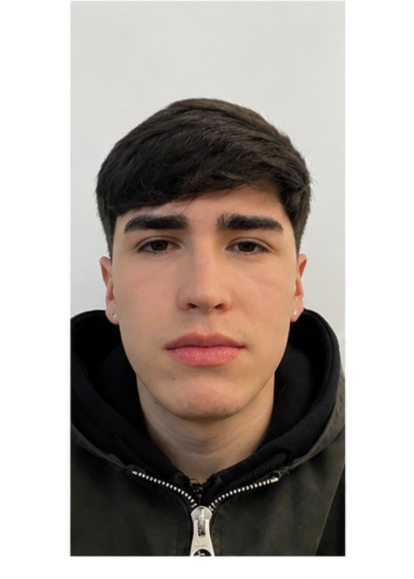
#> input picture proyecto-api-vision/data/images/fq_01/fq_01_10.jpeg, 827 x 1158 px (shown at 1/2 size)
$ python -i probar_e2e.py   (imports and definitions only)
#> lines starting #> are read from the running program, lines starting #| are printed output that depends on the picture
"""
Prueba de punta a punta de la app: navegador Chromium sin interfaz + cámara simulada
+ API real con el modelo entrenado.

Qué verifica:
  1. La app abre la "cámara" y captura 3 fotogramas.
  2. Cada fotograma se convierte en una matriz 128 x 128 x 3 con enteros 0-255.
  3. La API responde y la pantalla muestra el nombre o "No está en la base de datos".

Requisitos: `pip install playwright` + Chromium instalado, y `npm`/`node` disponibles.
Uso (desde la carpeta eva2/):
    python app-movil/scripts/probar_e2e.py
"""

from __future__ import annotations

import io
import json
import os
import subprocess
import sys
import time
import urllib.request
from pathlib import Path

import cv2
import numpy as np
from PIL import Image, ImageOps
from playwright.sync_api import sync_playwright

RAIZ = Path(__file__).resolve().parents[2]            # carpeta eva2/
SALIDA = Path(os.getenv("DIRECTORIO_PRUEBAS", RAIZ / "pruebas_e2e"))
PUERTO_API, PUERTO_APP = 8765, 5174
ANCHO_VIDEO, ALTO_VIDEO = 480, 640                    # video vertical, como un celular

sys.path.insert(0, str(RAIZ))
from preprocesamiento import _detector_rostros  # noqa: E402


def crear_video_falso(foto: Path, destino: Path, con_rostro: bool = True) -> None:
    """
    Crea un video MJPEG vertical con el rostro de `foto` centrado y ocupando ~60 %
    del ancho (lo que haría una persona que usa la guía ovalada). Si `con_rostro`
    es False genera un video gris liso (sin persona).
    """
#> called with foto = '../../data/images/fq_01/fq_01_10.jpeg', destino = 'out.png', con_rostro = True
    if not con_rostro:
        marco = Image.new("RGB", (ANCHO_VIDEO, ALTO_VIDEO), (128, 128, 128))
    else:
        imagen = ImageOps.exif_transpose(Image.open(foto)).convert("RGB")
#> imagen is the input picture: PIL image 827x1158 RGB; mean R, G, B 172.9, 164.1, 158
        reducida = imagen.copy()
        reducida.thumbnail((800, 800))
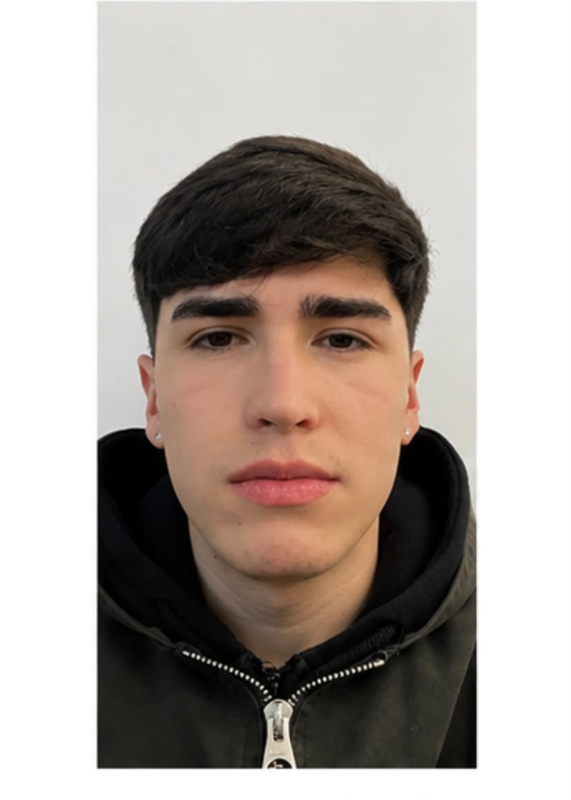
#> reducida: PIL image 571x800 RGB; mean R, G, B 172.9, 164.1, 158
        factor = imagen.width / reducida.width
#> factor = 1.45
        gris = cv2.cvtColor(np.asarray(reducida), cv2.COLOR_RGB2GRAY)
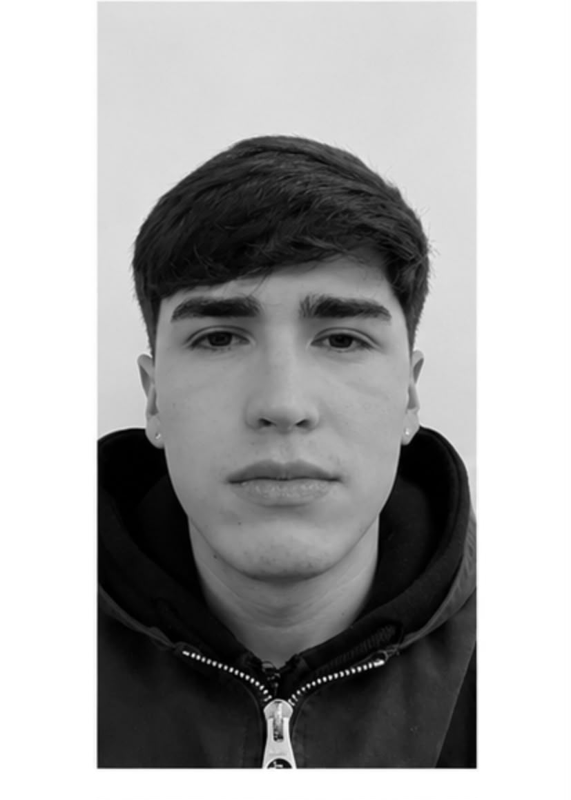
#> gris: shape (800, 571); min 0, max 255, mean 166.1
        rostros = _detector_rostros.detectMultiScale(gris, 1.1, 4, minSize=(60, 60))
#> rostros = [[117, 205, 337, 337]]
        if len(rostros) == 0:
            raise RuntimeError(f"No se detectó rostro en {foto.name}")
        x, y, w, h = max(rostros, key=lambda r: r[2] * r[3])
#> x = 117; y = 205; w = 337; h = 337
        centro_x, centro_y = (x + w / 2) * factor, (y + h / 2) * factor
#> centro_x = 413.5; centro_y = 541
        ancho_recorte = (w * factor) / 0.59           # el rostro ocupa ~59 % del ancho
#> ancho_recorte = 827.3
        alto_recorte = ancho_recorte * ALTO_VIDEO / ANCHO_VIDEO
#> alto_recorte = 1103
        caja = (int(centro_x - ancho_recorte / 2), int(centro_y - alto_recorte / 2),
                int(centro_x + ancho_recorte / 2), int(centro_y + alto_recorte / 2))
#> caja = (0, -10, 827, 1092)
        marco = imagen.crop(caja).resize((ANCHO_VIDEO, ALTO_VIDEO), Image.LANCZOS)
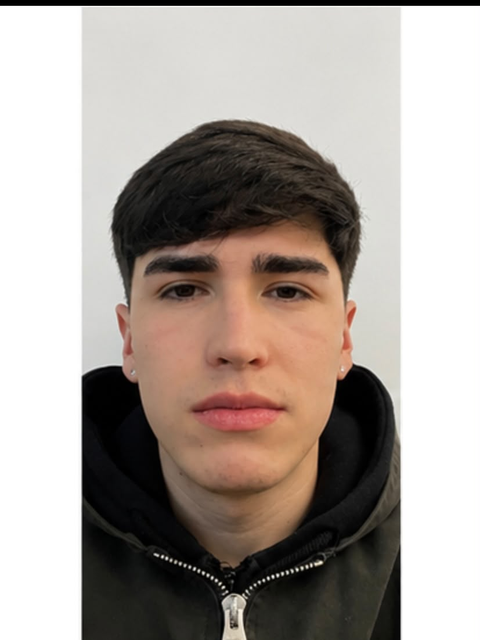
#> marco: PIL image 480x640 RGB; mean R, G, B 169.1, 159.8, 153.5

    buffer = io.BytesIO()
    marco.save(buffer, format="JPEG", quality=92)
#> (the run stopped early here; a loop or call above may not have finished)

$ run again, on proyecto-api-vision/data/images/fq_01/fq_01_02.jpeg
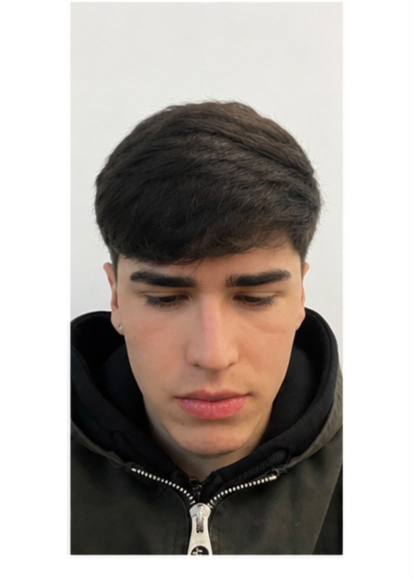
#> input picture proyecto-api-vision/data/images/fq_01/fq_01_02.jpeg, 828 x 1159 px (shown at 1/2 size)
#> in crear_video_falso, imagen is the input picture: PIL image 828x1159 RGB; mean R, G, B 172.3, 165.1, 159.8
#> in crear_video_falso, `gris = cv2.cvtColor(np.asarray(reducida), cv2.COLOR_RGB2GRAY)`:
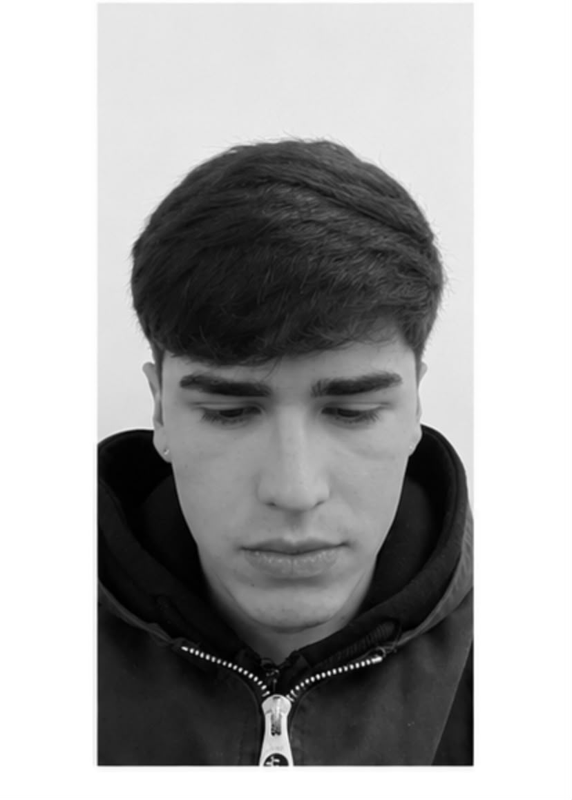
#> gris: shape (800, 572); min 0, max 255, mean 166.7
#> rostros = [[139, 307, 303, 303]]
#> x = 139; y = 307; w = 303
#> centro_x = 420.5; centro_y = 663.7
#> ancho_recorte = 743.4
#> alto_recorte = 991.2
#> caja = (48, 168, 792, 1159)
#> in crear_video_falso, `marco = imagen.crop(caja).resize((ANCHO_VIDEO, ALTO_VIDEO), Image.LANC..`:
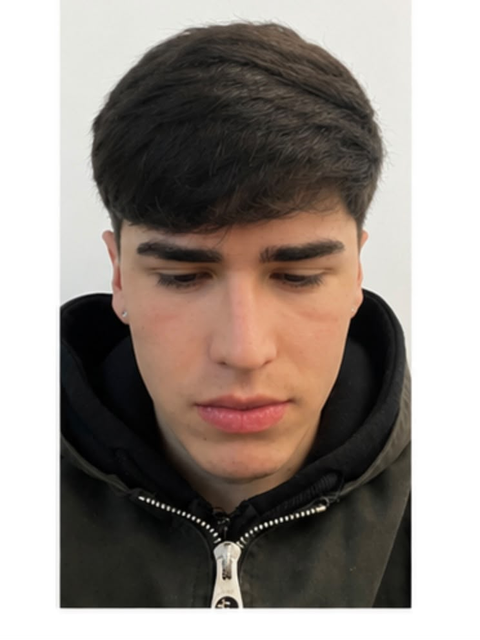
#> marco: PIL image 480x640 RGB; mean R, G, B 150.1, 141, 134.7
